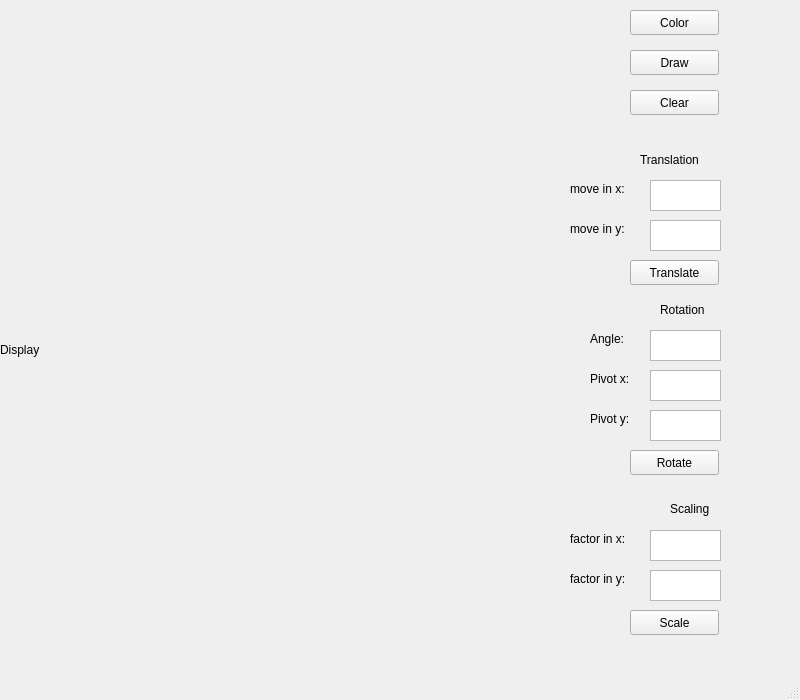
<?xml version="1.0" encoding="UTF-8"?>
<ui version="4.0">
 <class>MainWindow</class>
 <widget class="QMainWindow" name="MainWindow">
  <property name="geometry">
   <rect>
    <x>0</x>
    <y>0</y>
    <width>800</width>
    <height>700</height>
   </rect>
  </property>
  <property name="windowTitle">
   <string>MainWindow</string>
  </property>
  <widget class="QWidget" name="centralwidget">
   <widget class="QLabel" name="display">
    <property name="geometry">
     <rect>
      <x>0</x>
      <y>0</y>
      <width>500</width>
      <height>700</height>
     </rect>
    </property>
    <property name="text">
     <string>Display</string>
    </property>
   </widget>
   <widget class="QPushButton" name="Color">
    <property name="geometry">
     <rect>
      <x>630</x>
      <y>10</y>
      <width>89</width>
      <height>25</height>
     </rect>
    </property>
    <property name="text">
     <string>Color</string>
    </property>
   </widget>
   <widget class="QPushButton" name="Draw">
    <property name="geometry">
     <rect>
      <x>630</x>
      <y>50</y>
      <width>89</width>
      <height>25</height>
     </rect>
    </property>
    <property name="text">
     <string>Draw</string>
    </property>
   </widget>
   <widget class="QPushButton" name="Clear">
    <property name="geometry">
     <rect>
      <x>630</x>
      <y>90</y>
      <width>89</width>
      <height>25</height>
     </rect>
    </property>
    <property name="text">
     <string>Clear</string>
    </property>
   </widget>
   <widget class="QPushButton" name="Translate">
    <property name="geometry">
     <rect>
      <x>630</x>
      <y>260</y>
      <width>89</width>
      <height>25</height>
     </rect>
    </property>
    <property name="text">
     <string>Translate</string>
    </property>
   </widget>
   <widget class="QPushButton" name="Rotate">
    <property name="geometry">
     <rect>
      <x>630</x>
      <y>450</y>
      <width>89</width>
      <height>25</height>
     </rect>
    </property>
    <property name="text">
     <string>Rotate</string>
    </property>
   </widget>
   <widget class="QPushButton" name="Scale">
    <property name="geometry">
     <rect>
      <x>630</x>
      <y>610</y>
      <width>89</width>
      <height>25</height>
     </rect>
    </property>
    <property name="text">
     <string>Scale</string>
    </property>
   </widget>
   <widget class="QLabel" name="label">
    <property name="geometry">
     <rect>
      <x>640</x>
      <y>150</y>
      <width>81</width>
      <height>20</height>
     </rect>
    </property>
    <property name="text">
     <string>Translation</string>
    </property>
   </widget>
   <widget class="QLabel" name="label_2">
    <property name="geometry">
     <rect>
      <x>670</x>
      <y>500</y>
      <width>51</width>
      <height>17</height>
     </rect>
    </property>
    <property name="text">
     <string>Scaling</string>
    </property>
   </widget>
   <widget class="QLabel" name="label_3">
    <property name="geometry">
     <rect>
      <x>570</x>
      <y>180</y>
      <width>71</width>
      <height>17</height>
     </rect>
    </property>
    <property name="text">
     <string>move in x:</string>
    </property>
   </widget>
   <widget class="QLabel" name="label_4">
    <property name="geometry">
     <rect>
      <x>570</x>
      <y>220</y>
      <width>71</width>
      <height>17</height>
     </rect>
    </property>
    <property name="text">
     <string>move in y:</string>
    </property>
   </widget>
   <widget class="QPlainTextEdit" name="tx">
    <property name="geometry">
     <rect>
      <x>650</x>
      <y>180</y>
      <width>71</width>
      <height>31</height>
     </rect>
    </property>
   </widget>
   <widget class="QPlainTextEdit" name="ty">
    <property name="geometry">
     <rect>
      <x>650</x>
      <y>220</y>
      <width>71</width>
      <height>31</height>
     </rect>
    </property>
   </widget>
   <widget class="QLabel" name="label_5">
    <property name="geometry">
     <rect>
      <x>660</x>
      <y>300</y>
      <width>61</width>
      <height>20</height>
     </rect>
    </property>
    <property name="text">
     <string>Rotation</string>
    </property>
   </widget>
   <widget class="QPlainTextEdit" name="px">
    <property name="geometry">
     <rect>
      <x>650</x>
      <y>370</y>
      <width>71</width>
      <height>31</height>
     </rect>
    </property>
   </widget>
   <widget class="QLabel" name="label_6">
    <property name="geometry">
     <rect>
      <x>590</x>
      <y>330</y>
      <width>71</width>
      <height>17</height>
     </rect>
    </property>
    <property name="text">
     <string>Angle: </string>
    </property>
   </widget>
   <widget class="QLabel" name="label_7">
    <property name="geometry">
     <rect>
      <x>590</x>
      <y>370</y>
      <width>71</width>
      <height>17</height>
     </rect>
    </property>
    <property name="text">
     <string>Pivot x:</string>
    </property>
   </widget>
   <widget class="QPlainTextEdit" name="angle">
    <property name="geometry">
     <rect>
      <x>650</x>
      <y>330</y>
      <width>71</width>
      <height>31</height>
     </rect>
    </property>
   </widget>
   <widget class="QLabel" name="label_8">
    <property name="geometry">
     <rect>
      <x>590</x>
      <y>410</y>
      <width>71</width>
      <height>17</height>
     </rect>
    </property>
    <property name="text">
     <string>Pivot y:</string>
    </property>
   </widget>
   <widget class="QPlainTextEdit" name="py">
    <property name="geometry">
     <rect>
      <x>650</x>
      <y>410</y>
      <width>71</width>
      <height>31</height>
     </rect>
    </property>
   </widget>
   <widget class="QPlainTextEdit" name="sy">
    <property name="geometry">
     <rect>
      <x>650</x>
      <y>570</y>
      <width>71</width>
      <height>31</height>
     </rect>
    </property>
   </widget>
   <widget class="QPlainTextEdit" name="sx">
    <property name="geometry">
     <rect>
      <x>650</x>
      <y>530</y>
      <width>71</width>
      <height>31</height>
     </rect>
    </property>
   </widget>
   <widget class="QLabel" name="label_11">
    <property name="geometry">
     <rect>
      <x>570</x>
      <y>530</y>
      <width>71</width>
      <height>17</height>
     </rect>
    </property>
    <property name="text">
     <string>factor in x:</string>
    </property>
   </widget>
   <widget class="QLabel" name="label_12">
    <property name="geometry">
     <rect>
      <x>570</x>
      <y>570</y>
      <width>71</width>
      <height>17</height>
     </rect>
    </property>
    <property name="text">
     <string>factor in y:</string>
    </property>
   </widget>
  </widget>
  <widget class="QMenuBar" name="menubar">
   <property name="geometry">
    <rect>
     <x>0</x>
     <y>0</y>
     <width>800</width>
     <height>22</height>
    </rect>
   </property>
  </widget>
  <widget class="QStatusBar" name="statusbar"/>
 </widget>
 <resources/>
 <connections/>
</ui>
